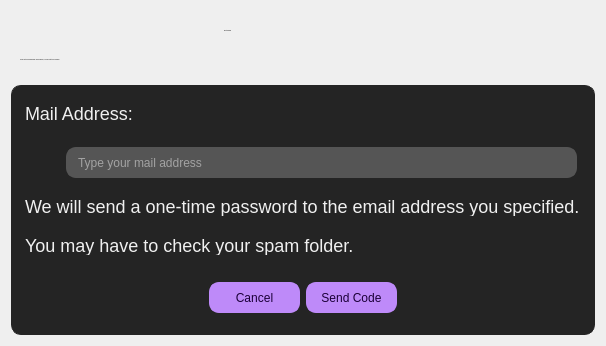
      <widget class="QWidget" name="page_reset_password">
       <layout class="QGridLayout" name="gridLayout_3">
        <item row="1" column="0">
         <widget class="QWidget" name="widget_header_page_reset_password" native="true">
          <property name="minimumSize">
           <size>
            <width>520</width>
            <height>68</height>
           </size>
          </property>
          <property name="maximumSize">
           <size>
            <width>16777215</width>
            <height>68</height>
           </size>
          </property>
          <layout class="QVBoxLayout" name="verticalLayout_7">
           <item>
            <widget class="QWidget" name="widget_inner_header_reset_password" native="true">
             <property name="minimumSize">
              <size>
               <width>441</width>
               <height>61</height>
              </size>
             </property>
             <property name="maximumSize">
              <size>
               <width>16777215</width>
               <height>61</height>
              </size>
             </property>
             <widget class="QWidget" name="widget_header_inner_header_reset_password" native="true">
              <property name="geometry">
               <rect>
                <x>0</x>
                <y>-10</y>
                <width>501</width>
                <height>42</height>
               </rect>
              </property>
              <property name="minimumSize">
               <size>
                <width>0</width>
                <height>42</height>
               </size>
              </property>
              <property name="maximumSize">
               <size>
                <width>16777215</width>
                <height>42</height>
               </size>
              </property>
              <layout class="QHBoxLayout" name="horizontalLayout_7">
               <item>
                <spacer name="horizontalSpacer_7">
                 <property name="orientation">
                  <enum>Qt::Horizontal</enum>
                 </property>
                 <property name="sizeHint" stdset="0">
                  <size>
                   <width>139</width>
                   <height>10</height>
                  </size>
                 </property>
                </spacer>
               </item>
               <item>
                <widget class="QLabel" name="lbl_reset_password_icon">
                 <property name="minimumSize">
                  <size>
                   <width>40</width>
                   <height>18</height>
                  </size>
                 </property>
                 <property name="maximumSize">
                  <size>
                   <width>50</width>
                   <height>22</height>
                  </size>
                 </property>
                 <property name="text">
                  <string/>
                 </property>
                 <property name="pixmap">
                  <pixmap resource="../icons_source.qrc">:/newSource/icons/reset_password_2.png</pixmap>
                 </property>
                 <property name="scaledContents">
                  <bool>true</bool>
                 </property>
                </widget>
               </item>
               <item>
                <widget class="QLabel" name="lbl_header">
                 <property name="minimumSize">
                  <size>
                   <width>140</width>
                   <height>22</height>
                  </size>
                 </property>
                 <property name="maximumSize">
                  <size>
                   <width>16777215</width>
                   <height>22</height>
                  </size>
                 </property>
                 <property name="font">
                  <font>
                   <family>MS Shell Dlg 2</family>
                   <pointsize>-1</pointsize>
                  </font>
                 </property>
                 <property name="text">
                  <string>Reset Password</string>
                 </property>
                </widget>
               </item>
               <item>
                <spacer name="horizontalSpacer_8">
                 <property name="orientation">
                  <enum>Qt::Horizontal</enum>
                 </property>
                 <property name="sizeHint" stdset="0">
                  <size>
                   <width>138</width>
                   <height>10</height>
                  </size>
                 </property>
                </spacer>
               </item>
              </layout>
             </widget>
             <widget class="QLabel" name="lbl_header_message">
              <property name="geometry">
               <rect>
                <x>0</x>
                <y>30</y>
                <width>501</width>
                <height>20</height>
               </rect>
              </property>
              <property name="minimumSize">
               <size>
                <width>441</width>
                <height>20</height>
               </size>
              </property>
              <property name="maximumSize">
               <size>
                <width>16777215</width>
                <height>20</height>
               </size>
              </property>
              <property name="font">
               <font>
                <pointsize>-1</pointsize>
               </font>
              </property>
              <property name="text">
               <string>You can reset your password using your mail address, or you can contact your IT manager.</string>
              </property>
              <property name="wordWrap">
               <bool>true</bool>
              </property>
             </widget>
            </widget>
           </item>
          </layout>
         </widget>
        </item>
        <item row="3" column="0">
         <widget class="QWidget" name="widget_reset_password_container" native="true">
          <property name="minimumSize">
           <size>
            <width>459</width>
            <height>250</height>
           </size>
          </property>
          <property name="styleSheet">
           <string notr="true">QWidget {
	background-color:#242424;
	border:1px solid #242424;
	border-radius:10px;
}

QLabel {
	color:#f0f0f0;
	font-size:18px;
}

QLabel[objectName=&quot;lbl_header_message&quot;]{
	font-size:12px;
}

QLabel[objectName=&quot;lbl_email_page_reset&quot;]{
	font-size:12px;
}

QLabel[objectName=&quot;lbl_otp_message&quot;]{
	font-size:11px;
}

QLabel[objectName=&quot;lbl_otp_spam_message&quot;]{
	font-size:11px;
}

QLineEdit {
	border:2px solid #555555;
	border-radius:10px;
	background-color:#555555;
	color:#f0f0f0;
	padding-left:8px;
}

QLineEdit::focus{
	border:1px solid #f0f0f0;
	border-radius:10px;
	background-color:#555555;
	background
}

QPushButton {
	background-color:#be8af9;
	color:#1b0038;
	border:2px solid #be8af9;
	border-radius:10px;
}

QPushButton::hover {
	background-color:#f0f0f0;
	color:#000000;
	border:2px solid #f0f0f0;
	border-radius:10px;
}

QPushButton::pressed {
	background-color:#808080;
	color:#000000;
	border:2px solid #808080;
	border-radius:10px;
}

QPushButton[objectName=&quot;btn_cancel_page_reset&quot;]{
	background-color:#555555;
	border:2px solid #555555;
	color:#f0f0f0;
	border-radius:10px;
}

QPushButton[objectName=&quot;btn_cancel_page_reset&quot;]::hover {
	background-color:#f0f0f0;
	color:#000000;
	border:2px solid #f0f0f0;
	border-radius:10px;
}

QPushButton[objectName=&quot;btn_cancel_page_reset&quot;]::pressed {
	background-color:#808080;
	color:#000000;
	border:2px solid #808080;
	border-radius:10px;
}

QCheckBox {
	color:#f0f0f0;
}</string>
          </property>
          <layout class="QVBoxLayout" name="verticalLayout_3">
           <item>
            <widget class="QLabel" name="lbl_email_page_reset">
             <property name="minimumSize">
              <size>
               <width>341</width>
               <height>16</height>
              </size>
             </property>
             <property name="maximumSize">
              <size>
               <width>16777215</width>
               <height>16</height>
              </size>
             </property>
             <property name="text">
              <string>Mail Address:</string>
             </property>
            </widget>
           </item>
           <item>
            <widget class="QWidget" name="widget_10" native="true">
             <property name="minimumSize">
              <size>
               <width>406</width>
               <height>40</height>
              </size>
             </property>
             <property name="maximumSize">
              <size>
               <width>16777215</width>
               <height>40</height>
              </size>
             </property>
             <layout class="QHBoxLayout" name="horizontalLayout_8">
              <item>
               <widget class="QLabel" name="lbl_email_icon_page_reset">
                <property name="minimumSize">
                 <size>
                  <width>31</width>
                  <height>31</height>
                 </size>
                </property>
                <property name="maximumSize">
                 <size>
                  <width>31</width>
                  <height>31</height>
                 </size>
                </property>
                <property name="text">
                 <string/>
                </property>
                <property name="pixmap">
                 <pixmap resource="../icons_source.qrc">:/newSource/icons/email_2.png</pixmap>
                </property>
                <property name="scaledContents">
                 <bool>true</bool>
                </property>
               </widget>
              </item>
              <item>
               <widget class="QLineEdit" name="lineEdit_email_page_reset">
                <property name="minimumSize">
                 <size>
                  <width>351</width>
                  <height>31</height>
                 </size>
                </property>
                <property name="maximumSize">
                 <size>
                  <width>16777215</width>
                  <height>31</height>
                 </size>
                </property>
                <property name="toolTip">
                 <string>Your e-mail address registered in the system</string>
                </property>
                <property name="placeholderText">
                 <string>Type your mail address</string>
                </property>
                <property name="clearButtonEnabled">
                 <bool>true</bool>
                </property>
               </widget>
              </item>
             </layout>
            </widget>
           </item>
           <item>
            <widget class="QLabel" name="lbl_otp_message">
             <property name="minimumSize">
              <size>
               <width>0</width>
               <height>22</height>
              </size>
             </property>
             <property name="maximumSize">
              <size>
               <width>16777215</width>
               <height>22</height>
              </size>
             </property>
             <property name="text">
              <string>We will send a one-time password to the email address you specified.</string>
             </property>
            </widget>
           </item>
           <item>
            <widget class="QLabel" name="lbl_otp_spam_message">
             <property name="minimumSize">
              <size>
               <width>0</width>
               <height>22</height>
              </size>
             </property>
             <property name="maximumSize">
              <size>
               <width>16777215</width>
               <height>22</height>
              </size>
             </property>
             <property name="text">
              <string>You may have to check your spam folder.</string>
             </property>
            </widget>
           </item>
           <item>
            <widget class="QWidget" name="widget_sub_bar_page_reset" native="true">
             <property name="minimumSize">
              <size>
               <width>406</width>
               <height>40</height>
              </size>
             </property>
             <property name="maximumSize">
              <size>
               <width>16777215</width>
               <height>40</height>
              </size>
             </property>
             <layout class="QHBoxLayout" name="horizontalLayout_10">
              <item>
               <spacer name="horizontalSpacer_9">
                <property name="orientation">
                 <enum>Qt::Horizontal</enum>
                </property>
                <property name="sizeHint" stdset="0">
                 <size>
                  <width>110</width>
                  <height>19</height>
                 </size>
                </property>
               </spacer>
              </item>
              <item>
               <widget class="QPushButton" name="btn_cancel_page_reset">
                <property name="minimumSize">
                 <size>
                  <width>91</width>
                  <height>31</height>
                 </size>
                </property>
                <property name="cursor">
                 <cursorShape>PointingHandCursor</cursorShape>
                </property>
                <property name="toolTip">
                 <string>Turn back to login screen</string>
                </property>
                <property name="text">
                 <string>Cancel</string>
                </property>
                <property name="icon">
                 <iconset resource="../icons_source.qrc">
                  <normaloff>:/newSource/icons/cancel.png</normaloff>:/newSource/icons/cancel.png</iconset>
                </property>
               </widget>
              </item>
              <item>
               <widget class="QPushButton" name="btn_send_code">
                <property name="minimumSize">
                 <size>
                  <width>91</width>
                  <height>31</height>
                 </size>
                </property>
                <property name="cursor">
                 <cursorShape>PointingHandCursor</cursorShape>
                </property>
                <property name="toolTip">
                 <string>Continue with the process</string>
                </property>
                <property name="text">
                 <string>Send Code</string>
                </property>
                <property name="icon">
                 <iconset resource="../icons_source.qrc">
                  <normaloff>:/newSource/icons/send_code_4.png</normaloff>:/newSource/icons/send_code_4.png</iconset>
                </property>
               </widget>
              </item>
              <item>
               <spacer name="horizontalSpacer_10">
                <property name="orientation">
                 <enum>Qt::Horizontal</enum>
                </property>
                <property name="sizeHint" stdset="0">
                 <size>
                  <width>111</width>
                  <height>19</height>
                 </size>
                </property>
               </spacer>
              </item>
             </layout>
            </widget>
           </item>
          </layout>
         </widget>
        </item>
       </layout>
      </widget>
